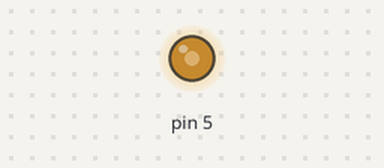
Recording of a sketch running on a simulated Arduino Uno, built with avr-gcc and run on an emulated ATmega328P. Shown: output pins drawn as LEDs (lit = HIGH).

Above: at 0.1 s.
Timing chart, 0 to 1.6 s (numbered marks = the images above):
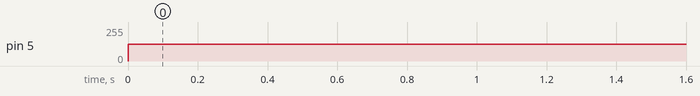

The sketch:

PencilSynth01.ino
```cpp
void setup() {
  // put your setup code here, to run once:
  pinMode(5, OUTPUT);
}

void loop() {
  // put your main code here, to run repeatedly:
  analogWrite(5, 127);
}
```

Measured:
- by itself, pin 5: 0/255 → 127/255 at 0.00 s
